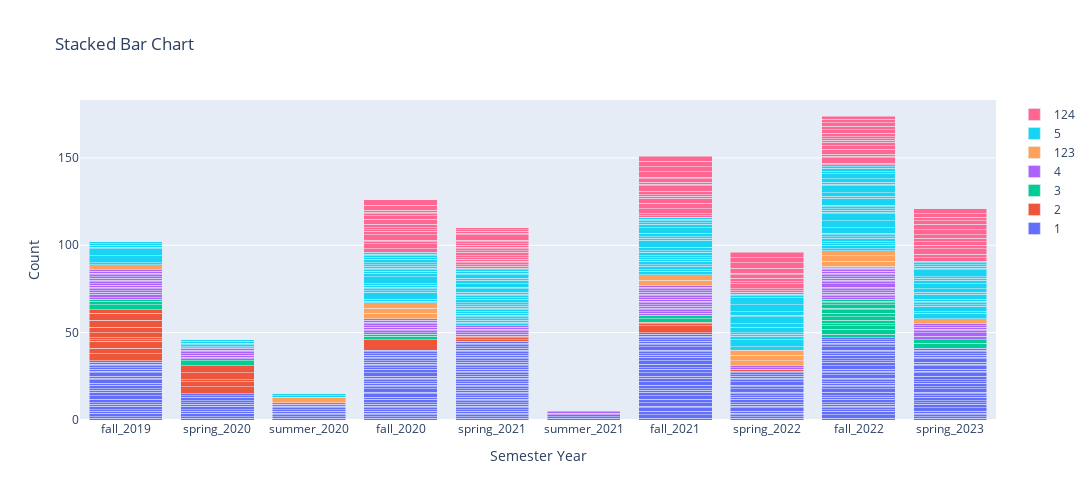

This figure's notebook cell:
### Code cell
fig = go.Figure()

for author_mention in df_grouped['author_mentions'].unique():
    data = df_grouped[df_grouped['author_mentions'] == author_mention]
    fig.add_trace(go.Bar(
        x=data['semester_year'],
        y=data['count'],
        name=str(author_mention),
    ))

tickvals = df_grouped['semester_year'].unique()
ticktext = [str(val) for val in tickvals]
semester_year_order = ['fall_2019', 'spring_2020', 'summer_2020', 'fall_2020', 'spring_2021', 'summer_2021', 'fall_2021', 'spring_2022', 'fall_2022', 'spring_2023']

fig.update_xaxes(
    type='category',
    tickmode='array',
    tickvals=tickvals,
    ticktext=ticktext,
    categoryorder='array',
    categoryarray=semester_year_order,
    title='Semester Year'
)

fig.update_layout(
    title='Stacked Bar Chart',
    width=1200,
    height=500,
    yaxis=dict(title='Count'),
    barmode='stack'
)

fig.show()

### Figure 1 — Plotly figure (JSON) as saved in the notebook; plotly's stock layout.template omitted (floating-point values rounded to 4 significant figures; data arrays with more than 128 entries replaced by an {"elided": "..."} marker saying what was removed)
{"data": [{"name": "1", "type": "bar", "x": {"elided": "256 str values"}, "y": {"elided": "256 int values"}}, {"name": "2", "type": "bar", "x": ["fall_2019", "fall_2019", "fall_2019", "fall_2019", "fall_2019", "fall_2019", "fall_2019", "fall_2019", "fall_2019", "fall_2019", "spring_2020", "spring_2020", "spring_2020", "spring_2020", "spring_2020", "fall_2020", "spring_2021", "spring_2021", "spring_2021", "fall_2021", "fall_2021", "fall_2021", "spring_2022"], "y": [4, 3, 4, 1, 1, 3, 3, 4, 4, 2, 4, 3, 1, 4, 4, 6, 1, 1, 1, 4, 1, 1, 1]}, {"name": "3", "type": "bar", "x": ["fall_2019", "fall_2019", "fall_2019", "spring_2020", "spring_2020", "fall_2020", "fall_2020", "fall_2021", "fall_2021", "fall_2022", "fall_2022", "fall_2022", "fall_2022", "fall_2022", "fall_2022", "fall_2022", "fall_2022", "fall_2022", "fall_2022", "fall_2022", "fall_2022", "fall_2022", "spring_2023", "spring_2023"], "y": [3, 2, 1, 3, 1, 2, 1, 2, 2, 2, 3, 2, 1, 2, 2, 2, 2, 1, 2, 1, 1, 1, 3, 2]}, {"name": "4", "type": "bar", "x": ["fall_2019", "fall_2019", "fall_2019", "fall_2019", "fall_2019", "fall_2019", "fall_2019", "fall_2019", "fall_2019", "fall_2019", "fall_2019", "fall_2019", "fall_2019", "fall_2019", "fall_2019", "fall_2019", "spring_2020", "spring_2020", "spring_2020", "spring_2020", "spring_2020", "spring_2020", "summer_2020", "summer_2020", "fall_2020", "fall_2020", "fall_2020", "fall_2020", "fall_2020", "fall_2020", "fall_2020", "fall_2020", "fall_2020", "spring_2021", "spring_2021", "spring_2021", "spring_2021", "spring_2021", "spring_2021", "summer_2021", "summer_2021", "fall_2021", "fall_2021", "fall_2021", "fall_2021", "fall_2021", "fall_2021", "fall_2021", "fall_2021", "fall_2021", "fall_2021", "fall_2021", "fall_2021", "fall_2021", "fall_2021", "fall_2021", "fall_2021", "fall_2021", "spring_2022", "spring_2022", "fall_2022", "fall_2022", "fall_2022", "fall_2022", "fall_2022", "fall_2022", "fall_2022", "fall_2022", "fall_2022", "fall_2022", "fall_2022", "fall_2022", "fall_2022", "fall_2022", "fall_2022", "fall_2022", "fall_2022", "spring_2023", "spring_2023", "spring_2023", "spring_2023", "spring_2023", "spring_2023", "spring_2023"], "y": [1, 2, 1, 1, 1, 1, 1, 1, 1, 1, 1, 1, 1, 1, 1, 1, 1, 1, 1, 1, 1, 1, 1, 1, 1, 1, 1, 1, 1, 1, 1, 1, 1, 1, 1, 1, 1, 1, 1, 1, 1, 1, 1, 1, 1, 1, 1, 1, 1, 1, 1, 1, 1, 1, 1, 1, 1, 1, 1, 1, 1, 1, 1, 1, 1, 1, 1, 2, 1, 1, 1, 1, 1, 1, 1, 1, 1, 2, 2, 1, 1, 1, 1, 1]}, {"name": "123", "type": "bar", "x": ["fall_2019", "spring_2020", "summer_2020", "fall_2020", "fall_2020", "fall_2020", "fall_2021", "fall_2021", "spring_2022", "spring_2022", "spring_2022", "fall_2022", "fall_2022", "fall_2022", "fall_2022", "spring_2023"], "y": [3, 1, 3, 3, 3, 3, 3, 3, 3, 3, 3, 1, 3, 3, 3, 3]}, {"name": "5", "type": "bar", "x": {"elided": "144 str values"}, "y": {"elided": "144 int values"}}, {"name": "124", "type": "bar", "x": ["fall_2020", "fall_2020", "fall_2020", "fall_2020", "fall_2020", "fall_2020", "fall_2020", "fall_2020", "fall_2020", "fall_2020", "fall_2020", "fall_2020", "fall_2020", "fall_2020", "fall_2020", "fall_2020", "spring_2021", "spring_2021", "spring_2021", "spring_2021", "spring_2021", "spring_2021", "spring_2021", "spring_2021", "spring_2021", "spring_2021", "spring_2021", "spring_2021", "spring_2021", "spring_2021", "spring_2021", "spring_2021", "spring_2021", "spring_2021", "spring_2021", "spring_2021", "spring_2021", "fall_2021", "fall_2021", "fall_2021", "fall_2021", "fall_2021", "fall_2021", "fall_2021", "fall_2021", "fall_2021", "fall_2021", "fall_2021", "fall_2021", "fall_2021", "fall_2021", "fall_2021", "fall_2021", "fall_2021", "spring_2022", "spring_2022", "spring_2022", "spring_2022", "spring_2022", "spring_2022", "spring_2022", "spring_2022", "spring_2022", "spring_2022", "spring_2022", "spring_2022", "fall_2022", "fall_2022", "fall_2022", "fall_2022", "fall_2022", "fall_2022", "fall_2022", "fall_2022", "fall_2022", "fall_2022", "fall_2022", "fall_2022", "fall_2022", "fall_2022", "fall_2022", "fall_2022", "spring_2023", "spring_2023", "spring_2023", "spring_2023", "spring_2023", "spring_2023", "spring_2023", "spring_2023", "spring_2023", "spring_2023", "spring_2023", "spring_2023", "spring_2023"], "y": [2, 3, 1, 1, 3, 2, 1, 1, 2, 3, 2, 1, 1, 1, 3, 3, 1, 1, 1, 1, 1, 1, 1, 1, 2, 1, 1, 1, 1, 1, 1, 1, 3, 1, 1, 1, 1, 1, 1, 3, 3, 3, 1, 1, 2, 3, 1, 1, 2, 1, 3, 3, 3, 3, 1, 1, 1, 3, 1, 2, 2, 1, 3, 3, 3, 3, 1, 3, 1, 1, 3, 2, 2, 1, 1, 1, 2, 2, 2, 2, 2, 2, 2, 2, 3, 2, 2, 2, 2, 3, 3, 2, 2, 2, 3]}], "layout": {"barmode": "stack", "height": 500, "title": {"text": "Stacked Bar Chart"}, "width": 1200, "xaxis": {"categoryarray": ["fall_2019", "spring_2020", "summer_2020", "fall_2020", "spring_2021", "summer_2021", "fall_2021", "spring_2022", "fall_2022", "spring_2023"], "categoryorder": "array", "tickmode": "array", "ticktext": ["fall_2019", "spring_2020", "summer_2020", "fall_2020", "spring_2021", "summer_2021", "fall_2021", "spring_2022", "fall_2022", "spring_2023"], "tickvals": ["fall_2019", "spring_2020", "summer_2020", "fall_2020", "spring_2021", "summer_2021", "fall_2021", "spring_2022", "fall_2022", "spring_2023"], "title": {"text": "Semester Year"}, "type": "category"}, "yaxis": {"title": {"text": "Count"}}}}
